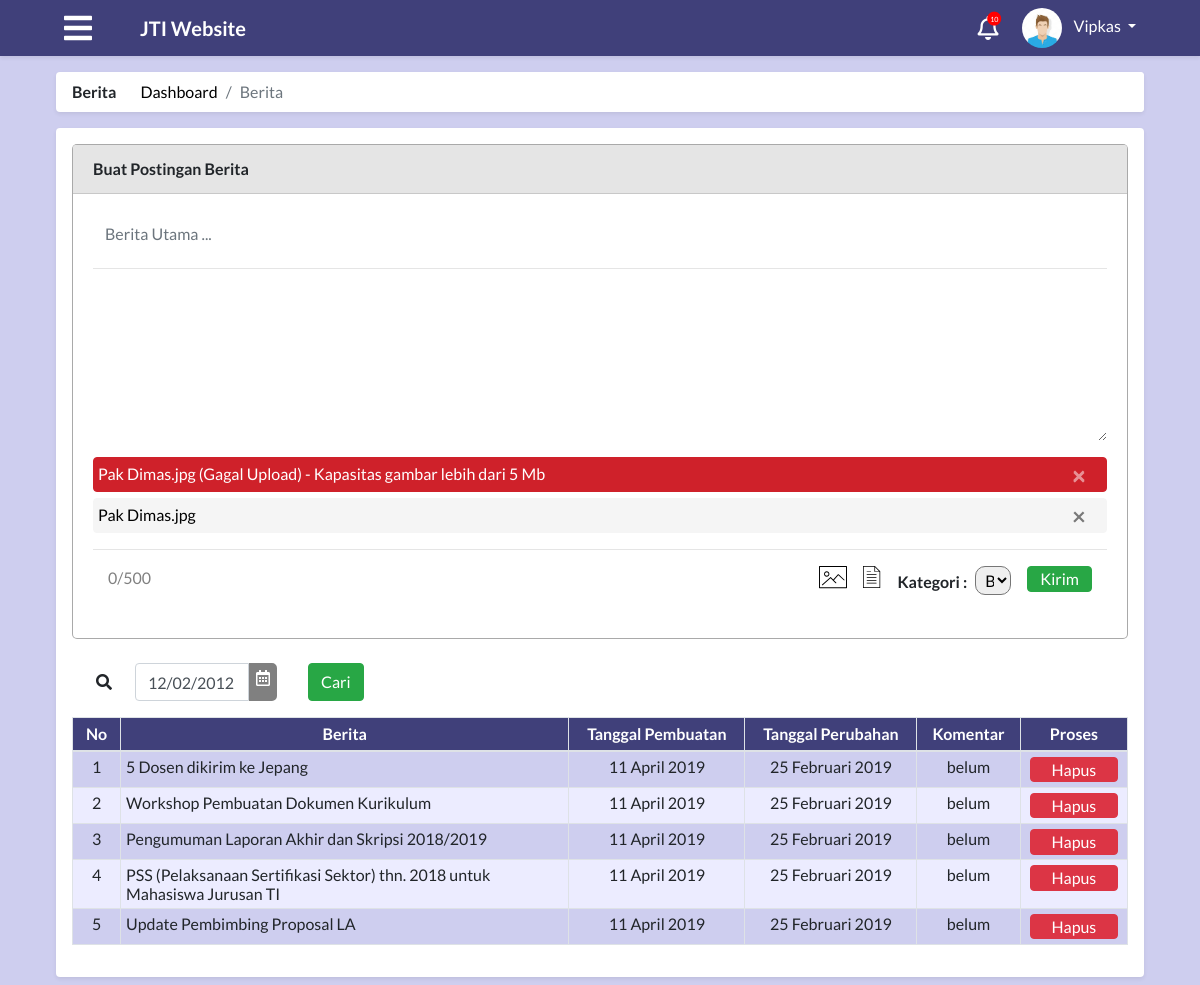
Before: /module/index.php?module=beritaPengumuman (signed in) with the older database file.
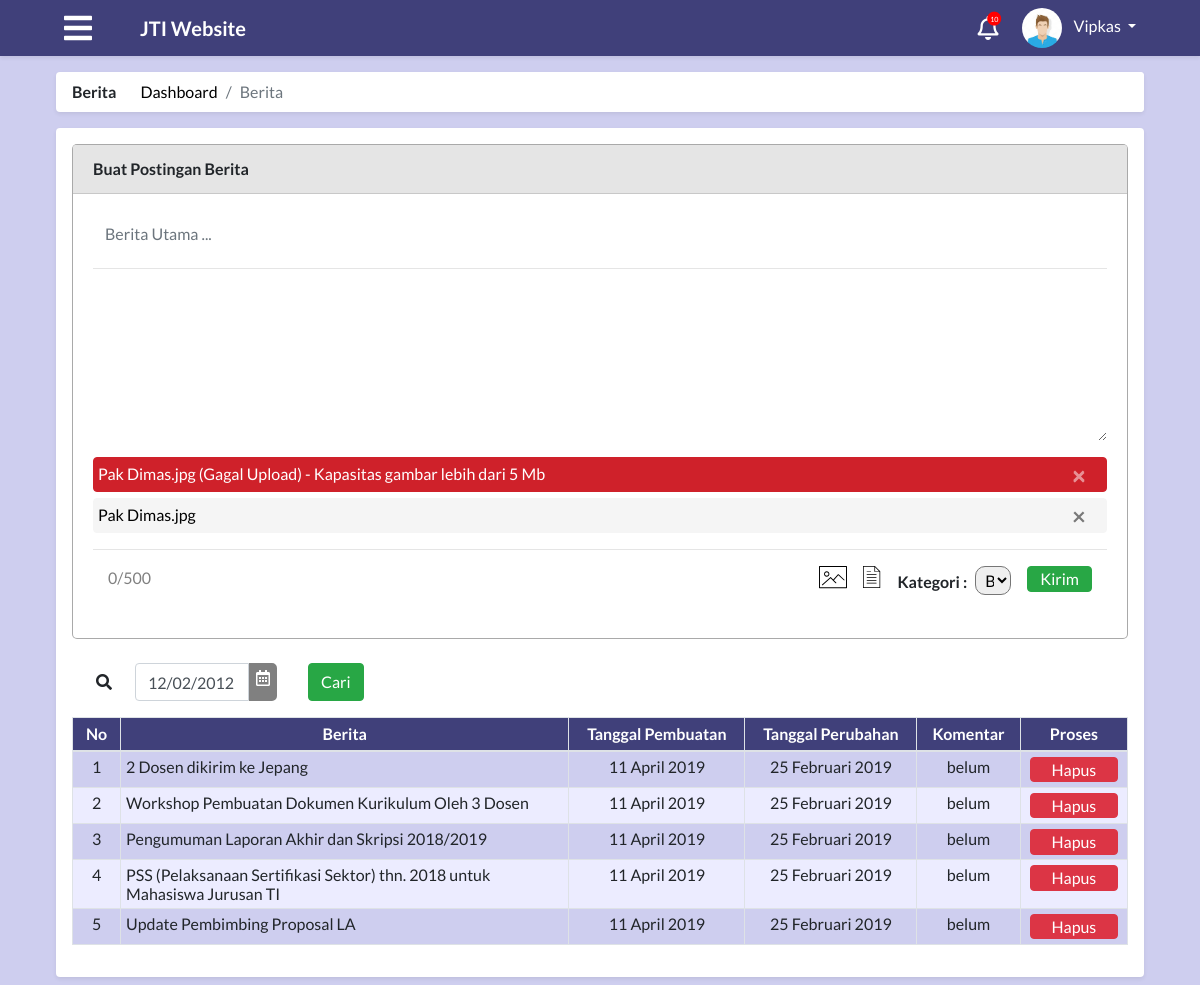
After: the same page with the newer database file.
### tables this page shows
CREATE TABLE `tabel_admin` (
  `id_admin` int(30) NOT NULL,
  `nama` varchar(50) NOT NULL,
  `nip` int(20) NOT NULL,
  `alamat` text,
  `tempat_lahir` varchar(50) DEFAULT NULL,
  `tangal_lahir` date DEFAULT NULL,
  `id_user` int(11) NOT NULL,
  `waktu_edit` datetime NOT NULL
);

CREATE TABLE `tabel_info` (
  `id_info` int(30) NOT NULL,
  `judul` varchar(250) NOT NULL,
  `isi` text NOT NULL,
  `tipe` enum('pengumuman','berita') NOT NULL,
  `waktu` datetime NOT NULL
);

### process/proses_berita.php (called while the page is built, shortened)
<?php
function tampilBerita($con)
{
    $tampilBerita="select * from tabel_info";
    $resultTampilBerita=mysqli_query($con, $tampilBerita);
    return $resultTampilBerita;
}
?>

### module/admin/berita/beritaPengumuman.php (the view, shortened to what this page needs)
<?php
  include "../config/connection.php";
  include "../process/proses_berita.php";
?>
<main id="adminBerita" role="main" class="container-fluid">
    <div class="row">
        <div class="col-md-12 p-0">
            <div class="m-2 bg-white shadow-sm rounded">
                <div class="row">
                    <div class="col-md-auto pr-0">
                        <strong><span class="nav-link">Berita</span></strong>
                    </div>
                    <div class="col pl-0">
                        <nav aria-label="breadcrumb">
                            <ol class="breadcrumb p-2 m-0 bg-white">
                                <li class="breadcrumb-item"><a href="index.php?module=home">Dashboard</a></li>
                                <li class="breadcrumb-item active" aria-current="page">Berita</li>
                            </ol>
                        </nav>
                    </div>
                </div>
            </div>
        </div>
        <div class="col-md-12 p-0">
            <div class="m-2 p-3 bg-white rounded shadow-sm">
                <div class="col-md-12 p-0">
                    <div class="card border border-secondary">
                        <div class="card-header">
                            <strong>Buat Postingan Berita</strong>
                        </div>
                        <div class="card-body">
                            <form action="" method="post" class="p-0">
                                <div class="form-group berita-utama">
                                    <input type="text" class="form-control border-0" name="berita-utama" placeholder="Berita Utama ..." style="width=100%">
                                </div>
                                <hr>
                                <div class="form-group ketik-berita">
                                    <textarea name="ketik-berita" id="" cols="30" rows="6" placeholder="Ketik Berita ..." maxlength="500" class="form-control border-0" oninput="Beritacharcountupdate(this.value)">
                                    </textarea>
                                </div>
                                <div class="col-md-12 p-1 alert alert-danger alert-dismissible fade show" role="alert">
                                    <p>Pak Dimas.jpg (Gagal Upload) - Kapasitas gambar lebih dari 5 Mb</p>
                                    <button type="button" class="close" data-dismiss="alert" aria-label="Close">
                                        <span aria-hidden="true">&times;</span>
                                    </button>
                                </div>
                                <div class="ber col-md-12 p-1 alert alert-light alert-dismissible fade show" role="alert">
                                    <p>Pak Dimas.jpg</p>
                                    <button type="button" class="close" data-dismiss="alert" aria-label="Close">
                                        <span aria-hidden="true">&times;</span>
                                    </button>
                                </div>
                                <hr>
                                <div class="container m-0">
                                    <div class="row">
                                        <div class="col">
                                            <span style="color:grey" id=Bercharcount></span>
                                        </div>
                                        <div class="col-auto text-right d-flex justify-content-end lampir">
                                                    <label for="file-input">
                                                    <img src="../img/imgUpload.svg" alt="Image Upload" class="mr-3" data-placement="top" title="Lampirkan Gambar">
                                                    </label>
                                                    <label for="file-input1">
                                                    <img src="../img/fileUpload.svg" alt="File Upload" class="mr-3" data-placement="top" title="Lampirkan File">
                                                    </label>
                                                    <strong><label for="kategori-AdBer" class="labelBerita mt-1 mr-2">Kategori :
                                                    </label>
                                                    </strong>
                                                    <select name="" id="" class="mr-3 pilihKategoriBerita">
                                                        <option value="ridwan">Berita</option>
                                                    </select>
                                                    <button type="submit" class="btn btn-success btn-kirim">Kirim</button>
                                        </div>
                                    </div>
                                </div>
                            </form>
                        </div>
                    </div>
                    <br>
                    <form class="form-inline ml-4">
                        <i class="fas fa-search mr-2"></i>
                        <div class="col-2">
                                <div class="input-group date " id="datepicker">
                                    <input type="text" class="form-control" value="12/02/2012">
                                    <div class="input-group-addon tgl">
                                        <span>
                                            <i class="far fa-calendar-alt"></i>
                                        </span>
                                    </div>
                                </div>
                            </div>
                            <input type="submit" class="tmbl-filter btn btn-success ml-3" value="Cari" name="cariBeritaTanggal">
                    </form>
                    <div class="scrolltable">
                    <?php
                        if(isset($_POST["cariBeritaTanggal"])){
                            $result=beritaCari($con, $_POST["tanggal"]);
                            }else{
                            $result = tampilBerita($con);
                            }
                            if(mysqli_num_rows($result) > 0){
                        ?>
                        <table class="table table-striped table-bordered text-center mt-3">
                            <thead>
                                <tr class="p-2">
                                    <th>No</th>
                                    <th id="beritaBerita">Berita</th>
                                    <th>Tanggal Pembuatan</th>
                                    <th>Tanggal Perubahan</th>
                                    <th>Komentar</th>
                                    <th colspan="2">Proses</th>
                                </tr>
                            </thead>
                            <tbody>
                            <?php
                                $no=1;
                                while($row = mysqli_fetch_assoc($result)){
                                    ?>
                                <tr>
                                    <td><?php echo $no;?></td>
                                    <td class="text-left" data-toggle="modal" data-target="#preview1<?= $no?>"><?php echo $row["judul"];?></td>
                                    <td><?= date('d F Y', strtotime($row["waktu"]))?></td>
                                    <td>25 Februari 2019</td>
                                    <td>belum</td>
                                    <td><button class=" tmbl-table btn btn-danger" type="button"
                                            class="pratinjau btn" data-toggle="modal" data-target="#hapus"
                                            class="hapus">Hapus</button></td>
                                </tr>
                                <?php
                                    $no++;
                                    }
                                ?>
                            </tbody>
                        </table>
                        <?php
                        }
                        ?>
                    </div>
                </div>
            </div>
        </div>
    </div>
</main>

### module/index.php (shortened to what this page needs)
<?php
include "../config/connection.php";
$level = $_SESSION['level'];
$idUser = $_SESSION['id'];
?>
<?php
switch ($level) {
  case 'admin':
    $queryUser = "SELECT a.*, b.* FROM tabel_user a, tabel_admin b WHERE a.id_user=$idUser and a.id_user=b.id_user";
    $resultUser = mysqli_query($con, $queryUser);
    $rowUser = mysqli_fetch_assoc($resultUser);
    $namaUser = $rowUser["nama"];
    break;
}
?>
<!DOCTYPE html>
<html>
<head>
  <?php
  include "../config/styles.php";
  ?>
</head>
<body>
    <nav class="app-navbar navbar navbar-expand-md navbar-dark bg-blue shadow-sm sticky-top mb-2">
      <?php
      if ($level == "admin") {
        ?>
        <a class="ml-5 mr-5" id="navigation-admin-btn"> <i class="fas fa-bars text-white burger-icon"></i></a>
      <?php
    } else {
      ?>
        <a class="ml-5 mr-5" id="navigation-btn"> <i class="fas fa-bars text-white burger-icon"></i></a>
      <?php
    }
    ?>
      <a class="navbar-brand " href="index.php?module=home"><b>JTI Website</b></a>
      <div class="collapse navbar-collapse" id="navbarCollapse">
        <i class="notification-icon text-white far fa-bell" onclick="location.href='index.php?module=notifikasi';">
          <span class="fas fa-circle notification-bubble"></span>
          <span class="notification-bubble-num">10</span>
        </i>
        <div class="dropdown mr-5">
          <img class="dropdown-toggle nav-profile-photo ml-4 " src="../attachment/img/avatar.jpeg" data-toggle="dropdown" aria-haspopup="true" aria-expanded="false">
          <a href="#" class="dropdown-toggle ml-2 profile-link" id="dropdownMenuButton" data-toggle="dropdown" aria-haspopup="true" aria-expanded="false"><?php echo ($namaUser); ?>&nbsp;<b class="caret"></b></a>
        </div>
      </div>
    </nav>
    <div class="container-fluid px-5">
      <?php
      $module = $_GET["module"];
      if ($level == "mahasiswa") {
        switch ($module) {
          case "home":
            include "mahasiswa/home.php";
            break;
          case "kompenAbsen":
            include "mahasiswa/kompenAbsen.php";
            break;
          case "coba":
            include "mahasiswa/coba.php";
            break;
          case "krs":
            include "mahasiswa/krs.php";
            break;
          case "jadwal":
            include "mahasiswa/jadwal.php";
            break;
          case "nilai":
            include "mahasiswa/nilai.php";
            break;
          case "nilaiError":
            include "mahasiswa/nilaiError.php";
            break;
          case "kelasKosong":
            include "mahasiswa/kelasKosong.php";
            break;
          case "notifikasi":
            include "notifikasi.php";
            break;
          default:
            include "404.php";
        }
      } else if ($level == "admin") {
        switch ($module) {
          case "beritaPengumuman":
            include "admin/berita/beritaPengumuman.php";
            break;
        }
      }
        ?>
    </div>
</body>
</html>

### config/styles.php (shortened to what this page needs)
<link rel="stylesheet" href="https://stackpath.bootstrapcdn.com/bootstrap/4.3.1/css/bootstrap.min.css">
<link rel="stylesheet" href="https://cdnjs.cloudflare.com/ajax/libs/bootstrap-datepicker/1.8.0/css/bootstrap-datepicker3.css">
<link rel="stylesheet" href="https://cdnjs.cloudflare.com/ajax/libs/ekko-lightbox/5.3.0/ekko-lightbox.css">
<link rel="stylesheet" href="https://use.fontawesome.com/releases/v5.7.2/css/all.css">
<link rel="stylesheet" href="../css/style.css">
<link rel="stylesheet" href="../css/login.css">
<link rel="stylesheet" href="../css/home.css">
<link rel="stylesheet" href="../css/jadwal.css">
<link rel="stylesheet" href="../css/krs.css">
<link rel="stylesheet" href="../css/nilai.css">
<link rel="stylesheet" href="../css/kompenAbsen.css">
<link rel="stylesheet" href="../css/kelasKosong.css">
<link rel="stylesheet" href="../css/notifikasi.css">
<link rel="stylesheet" href="../css/dosenKompen.css">
<link rel="stylesheet" href="../css/adminRuang.css">
<link rel="stylesheet" href="../css/admin.css">
<link rel="stylesheet" href="../css/dataDosen.css">
<link rel="stylesheet" href="../css/adminDataJadwalKuliah.css">
<link rel="stylesheet" href="../css/dataMahasiswa.css">
<link rel="stylesheet" href="../css/adminKhs.css">
<link rel="stylesheet" href="../css/krsAdmin.css">
<link rel="stylesheet" href="../css/eComplain.css">
<link rel="stylesheet" href="../css/adminBerita.css">
<link rel="stylesheet" href="../css/kuisioner.css">
<link rel="stylesheet" href="../css/absenKompen.css">

### css/style.css (style rules this page uses)
* { font-family: "Lato"; }
body, html { margin: 0; padding: 0; }
body { background-color: #ceceef !important; }
.app-navbar { z-index: 0; }
.burger-icon { font-size: 2em; }
.notification-icon { font-size: 1.5em; position: relative; cursor: pointer; }
.notification-bubble { position: absolute; font-size: 0.6em; top: -4px; color: red; right: -3px; }
.notification-bubble-num { position: absolute; font-size: 0.3em; top: 0px; color: #ffffff; right: 0px; }
.profile-link:link { color: #ffffff; text-decoration: none; }
.profile-link { color: #ffffff; text-decoration: none; }
.nav-profile-photo { width: 2.5em; border-radius: 50%; }
.app-navbar { z-index: 1; }
.bg-blue { background-color: #40407a; }
#navigation-btn, #navigation-admin-btn, .pointer { cursor: pointer; }
.table-striped > thead > tr > th { padding: 0.4em; padding-left: 0.7em; padding-right: 0.7em; }
.table-striped > thead > tr > th { background-color: #40407a; color: white; }
.table-striped > tbody > tr:nth-child(odd) > td { background-color: #ceceef; }
.table-striped > tbody > tr:nth-child(even) > td { background-color: #ececff; }
.table-striped > tbody > tr > td { font-size: 1em; padding: 0.3em; }
.table-striped .btn { height: 1.6em; padding-bottom: 0; padding-top: 0; padding-left: 1.3em; padding-right: 1.3em; }
.breadcrumb a { text-decoration: none; color: black; }
.breadcrumb { background: white; }

### css/login.css (style rules this page uses)
body { padding-top: 0 !important; }

### css/notifikasi.css (style rules this page uses)
td { border-top: 2px solid rgb(187, 187, 187); border-bottom: 2px solid rgb(187, 187, 187); }

### css/dataDosen.css (style rules this page uses)
.close { padding-right: 0.5em; }

### css/adminBerita.css (style rules this page uses)
#adminBerita .table-striped > thead > tr > th { background-color: #40407a; color: white; }
#adminBerita .table-striped > tbody > tr:nth-child(odd) > td { background-color: #ceceef; }
#adminBerita .table-striped > tbody > tr:nth-child(even) > td { background-color: #ececff; }
#adminBerita .alert-danger { color: white; background-color: #CF212A; border-color: #CF212A; height: 35px; }
#adminBerita .ber { margin-top: -10px; }
#adminBerita .alert-light { color: black; background-color: #F5F5F5; border-color: #F5F5F5; height: 35px; }
#adminBerita .border-secondary { border-color: solid rgba(90, 90, 90, 0.52)!important; }
#adminBerita .border { border: 1px solid rgba(90, 90, 90, 0.52)!important; border-radius: 5px; }
#adminBerita .card-header { background-color: #E5E5E5; }
#adminBerita .alert-dismissible .close { position: absolute; top: 0; right: 0; padding: .3rem 1.25rem; color: inherit; }
#adminBerita .btn-kirim { height: 1.6em; padding-bottom: 0; padding-top: 0; }
#adminBerita .lampir img { cursor: pointer; }
#adminBerita #beritaBerita { width: 28em; }
#adminBerita .pilihKategoriBerita { border-radius: 10px; width: 10%; height: 1.8em; padding-left: 5px; }
#adminBerita .tgl { border: 0.45em solid gray; background-color: gray; border-radius: 0px 5px 5px 0px; }
#adminBerita .fa-calendar-alt { color: white; }

Changed rows visible on the page:
changed tabel_info: judul "5 Dosen dikirim ke Jepang" → "2 Dosen dikirim ke Jepang"
changed tabel_info: judul "Workshop Pembuatan Dokumen Kurikulum" → "Workshop Pembuatan Dokumen Kurikulum Oleh 3 Dosen"
